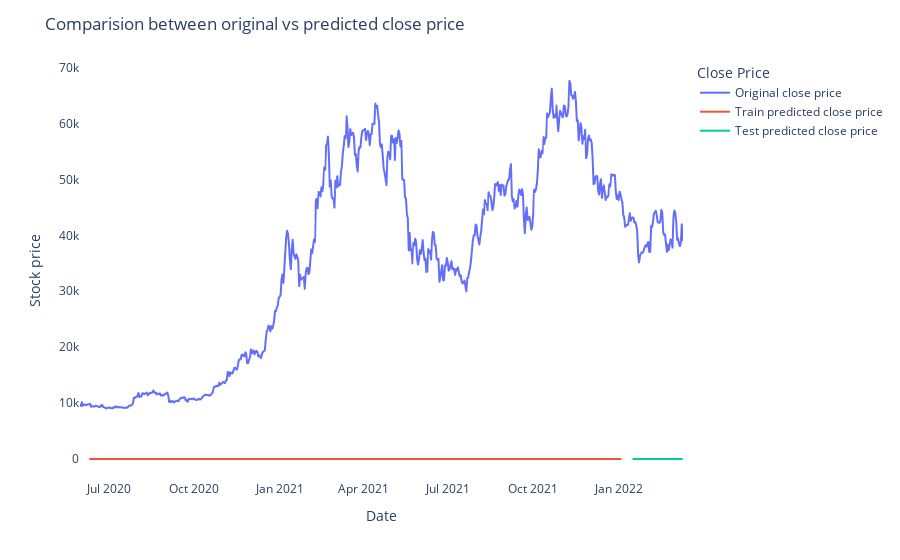

Source (notebook cell):
### Code cell
train_predict=model.predict(X_train)
test_predict=model.predict(X_test)

look_back=time_step
trainPredictPlot = np.empty_like(close_df)
trainPredictPlot[:, :] = np.nan
trainPredictPlot[look_back:len(train_predict)+look_back, :] = train_predict

# shift test predictions for plotting
testPredictPlot = np.empty_like(close_df)
testPredictPlot[:, :] = np.nan
testPredictPlot[len(train_predict)+(look_back*2)+1:len(close_df)-1, :] = test_predict

names = cycle(['Original close price','Train predicted close price','Test predicted close price'])

plotdf = pd.DataFrame({'date': price_data['clean_date'],
                    'original_close': price_data[1],
                    'train_predicted_close': trainPredictPlot.reshape(1,-1)[0].tolist(),
                    'test_predicted_close': testPredictPlot.reshape(1,-1)[0].tolist()})


fig = px.line(plotdf,x=plotdf['date'], y=[plotdf['original_close'],plotdf['train_predicted_close'],plotdf['test_predicted_close']],
                labels={'value':'Stock price','date': 'Date'})
fig.update_layout(title_text='Comparision between original vs predicted close price',
                plot_bgcolor='white',legend_title_text='Close Price')                               

fig.for_each_trace(lambda t:  t.update(name = next(names)))
fig.update_xaxes(showgrid=False)
fig.update_yaxes(showgrid=False)
fig.show()

### Figure 1 — Plotly figure (JSON) as saved in the notebook; plotly's stock layout.template omitted (floating-point values rounded to 4 significant figures; data arrays with more than 128 entries replaced by an {"elided": "..."} marker saying what was removed)
{"data": [{"hovertemplate": "variable=original_close<br>Date=%{x}<br>Stock price=%{y}<extra></extra>", "legendgroup": "original_close", "line": {"color": "#636efa", "dash": "solid"}, "marker": {"symbol": "circle"}, "mode": "lines", "name": "Original close price", "showlegend": true, "type": "scattergl", "x": {"elided": "651 str values"}, "xaxis": "x", "y": {"elided": "651 float values"}, "yaxis": "y"}, {"hovertemplate": "variable=train_predicted_close<br>Date=%{x}<br>Stock price=%{y}<extra></extra>", "legendgroup": "train_predicted_close", "line": {"color": "#EF553B", "dash": "solid"}, "marker": {"symbol": "circle"}, "mode": "lines", "name": "Train predicted close price", "showlegend": true, "type": "scattergl", "x": {"elided": "651 str values"}, "xaxis": "x", "y": {"elided": "651 float values"}, "yaxis": "y"}, {"hovertemplate": "variable=test_predicted_close<br>Date=%{x}<br>Stock price=%{y}<extra></extra>", "legendgroup": "test_predicted_close", "line": {"color": "#00cc96", "dash": "solid"}, "marker": {"symbol": "circle"}, "mode": "lines", "name": "Test predicted close price", "showlegend": true, "type": "scattergl", "x": {"elided": "651 str values"}, "xaxis": "x", "y": {"elided": "651 float values"}, "yaxis": "y"}], "layout": {"legend": {"title": {"text": "Close Price"}, "tracegroupgap": 0}, "margin": {"t": 60}, "plot_bgcolor": "white", "title": {"text": "Comparision between original vs predicted close price"}, "xaxis": {"anchor": "y", "domain": [0, 1], "showgrid": false, "title": {"text": "Date"}}, "yaxis": {"anchor": "x", "domain": [0, 1], "showgrid": false, "title": {"text": "Stock price"}}}}
